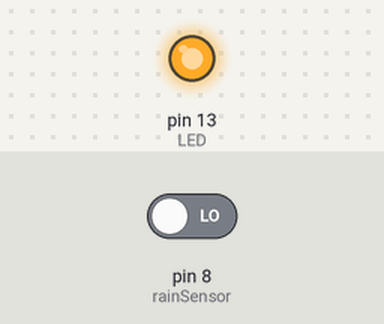
Bench run of a sketch on a simulated Arduino Uno, built with avr-gcc and run on an emulated ATmega328P. On the bench: output pins drawn as LEDs (lit = HIGH). The inputs (shaded band) are chosen by the test bench; at power-on: pin 8 (rainSensor) LOW.

Above: at 1.2 s.
1.3 s: pin 8 (rainSensor) driven HIGH
At 2.5 s:
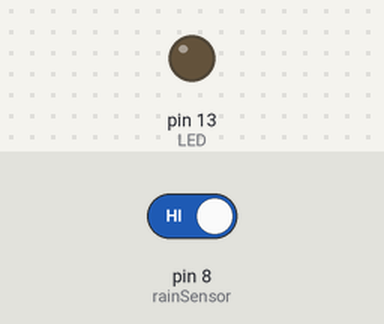
2.8 s: pin 8 (rainSensor) driven LOW
At 3.8 s:
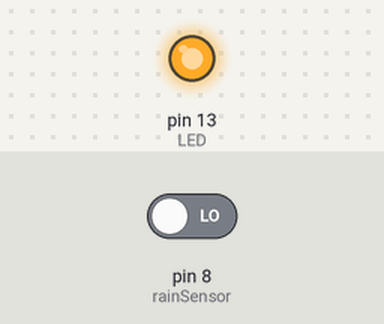
Timing chart, 0 to 5.8 s (numbered marks = the images above; inputs shaded):
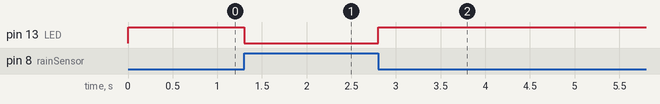

Measured:
- after the input at 1.3 s, pin 13 (LED): HIGH → LOW at once
- after the input at 2.8 s, pin 13 (LED): LOW → HIGH at once

The sketch:

rain_detector.ino
```cpp
// reads a rain detector and turns on an LED if it detects rain

int LED = 13;
int rainSensor = 8;
int val; // used to read sensor

void setup() {
	pinMode(LED, OUTPUT);
	pinMode(rainSensor, INPUT);
}

void loop()  {
	val =  digitalRead(rainSensor);

    // the sensor returns HIGH if there is no rain
    // and LOW when there is rain
	if(val == HIGH) {
		digitalWrite(LED, LOW);
	} else {
		digitalWrite(LED, HIGH);
	}
}
```
